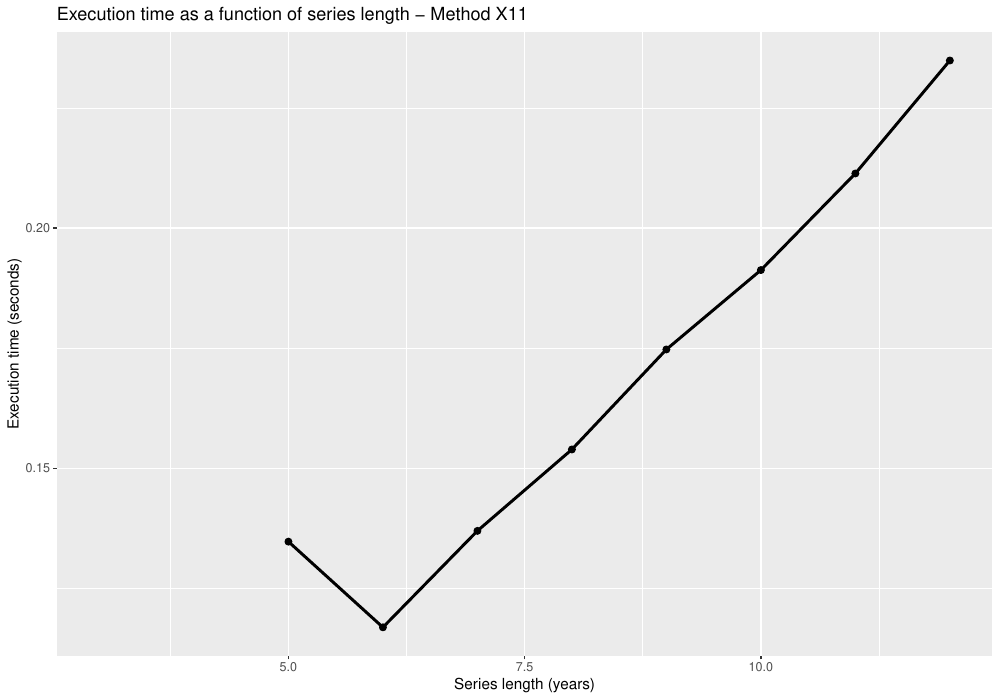

Write R code to recreate this figure.

library("dplyr")
library("ggplot2")
library("tidyr")

all_estimation <- TBox::get_data("R/HF/HF_simulations/all_estimation.csv")

# Opening the graphical device
pdf("R/HF/HF_simulations/graphs.pdf", width = 10L)

for (method_k in unique(all_estimation$method)) {
    time_table <- all_estimation |>
        filter(method == method_k) |>
        summarise(time = median(time, na.rm = TRUE), .by = nb_years)

    print(
        ggplot(time_table, aes(x = nb_years, y = time)) +
            geom_line(size = 1) +
            geom_point(size = 2) +
            labs(
                title = paste("Execution time as a function of series length - Method", method_k),
                x = "Series length (years)",
                y = "Execution time (seconds)"
            )
    )

    RMSE_table <- all_estimation |>
        filter(method == method_k) |>
        select(-time, -gamma, -sigma, -method, -type) |>
        pivot_longer(cols = -nb_years, values_to = "RMSE", names_to = "cmp") |>
        summarise(RMSE = mean(RMSE, na.rm = TRUE), .by = c(nb_years, cmp))

    plot(
        ggplot(RMSE_table, aes(x = nb_years, y = RMSE, color = cmp)) +
            geom_line(size = 1) +
            geom_point(size = 2) +
            labs(
                title = paste("RMSE as a function of series length - Method", method_k),
                x = "Series length (years)",
                y = "RMSE",
                color = "Algorithm"
            )
    )
}

# Closing the graphical device
dev.off()
